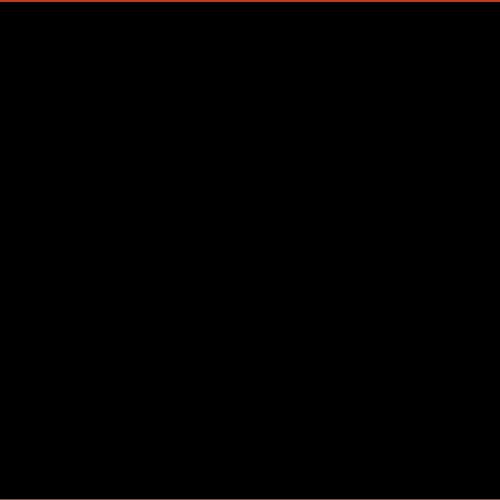
Frame 1 (no input)
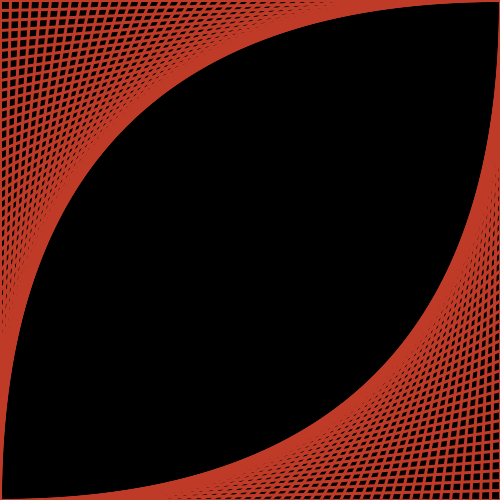
Frame 60 (the mouse pressed at the canvas centre just before this capture)
Frame 120 (the mouse held since frame 60 and released just before this capture): identical to frame 60, image omitted

The Processing sketch that drew these frames (run headless with seeded random() and noise(); from frame 60 on, the mouse is pressed at the canvas centre):

// Processing sketch: processing_32093
// ── processing_32093.pde

int topleftx = 0;
int toplefty = 0;
int toprightx = 500;
int toprighty = 0;
int bottomtopx = 500;
int bottomtopy = 500;
int bottomdownx = 0;
int bottomdowny = 500;

void setup(){
  
  size(500,500);
  background(0);
  stroke(191,59,39);
  strokeWeight(3);
}

void draw(){
  
  line(topleftx,toplefty,toprightx,toprighty);
  toplefty = toplefty + 10;
  toprightx = toprightx - 10;
  line(bottomtopx,bottomtopy,bottomdownx,bottomdowny);
  bottomtopy = bottomtopy - 10;
  bottomdownx = bottomdownx + 10;
}
